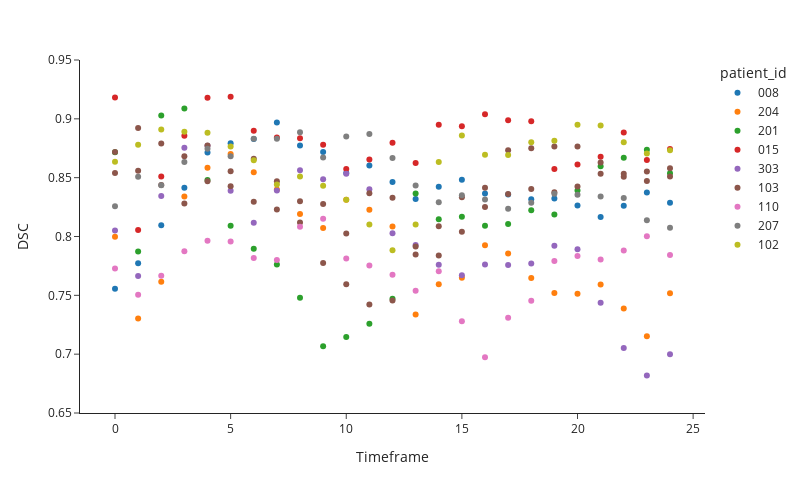

The notebook cell this image was saved under:
### Code cell
fig = px.scatter(df, x='timeframe', y='dice', color='patient_id')
fig.update_xaxes(title_text='Timeframe')
fig.update_yaxes(title_text='DSC', range=[0.65, .95])
fig.update_layout(height=800 / 1.62, width=800)
fig.show()

### Figure 1 — Plotly figure (JSON) as saved in the notebook; plotly's stock layout.template omitted (floating-point values rounded to 4 significant figures)
{"data": [{"hovertemplate": "patient_id=008<br>timeframe=%{x}<br>dice=%{y}<extra></extra>", "legendgroup": "008", "marker": {"color": "#1F77B4", "symbol": "circle"}, "mode": "markers", "name": "008", "orientation": "v", "showlegend": true, "type": "scatter", "x": [0, 1, 2, 3, 4, 5, 6, 7, 8, 9, 10, 11, 12, 13, 14, 15, 16, 17, 18, 19, 20, 21, 22, 23, 24], "xaxis": "x", "y": [0.7556, 0.7773, 0.8096, 0.8414, 0.8714, 0.8793, 0.8828, 0.897, 0.8773, 0.8718, 0.8539, 0.8603, 0.8464, 0.8319, 0.8422, 0.8483, 0.8365, 0.8356, 0.8316, 0.8322, 0.8263, 0.8166, 0.8262, 0.8374, 0.8286], "yaxis": "y"}, {"hovertemplate": "patient_id=204<br>timeframe=%{x}<br>dice=%{y}<extra></extra>", "legendgroup": "204", "marker": {"color": "#FF7F0E", "symbol": "circle"}, "mode": "markers", "name": "204", "orientation": "v", "showlegend": true, "type": "scatter", "x": [0, 1, 2, 3, 4, 5, 6, 7, 8, 9, 10, 11, 12, 13, 14, 15, 16, 17, 18, 19, 20, 21, 22, 23, 24], "xaxis": "x", "y": [0.7998, 0.7304, 0.7616, 0.8341, 0.8584, 0.8701, 0.8546, 0.84, 0.8192, 0.8073, 0.8313, 0.8228, 0.8085, 0.7337, 0.7595, 0.765, 0.7927, 0.7856, 0.7647, 0.7521, 0.7513, 0.7592, 0.7389, 0.7153, 0.7517], "yaxis": "y"}, {"hovertemplate": "patient_id=201<br>timeframe=%{x}<br>dice=%{y}<extra></extra>", "legendgroup": "201", "marker": {"color": "#2CA02C", "symbol": "circle"}, "mode": "markers", "name": "201", "orientation": "v", "showlegend": true, "type": "scatter", "x": [0, 1, 2, 3, 4, 5, 6, 7, 8, 9, 10, 11, 12, 13, 14, 15, 16, 17, 18, 19, 20, 21, 22, 23, 24], "xaxis": "x", "y": [0.8716, 0.7873, 0.9028, 0.9089, 0.8481, 0.8091, 0.7896, 0.7762, 0.748, 0.7068, 0.7146, 0.7259, 0.7472, 0.8366, 0.8147, 0.8169, 0.8092, 0.8107, 0.8222, 0.8186, 0.8391, 0.8597, 0.8668, 0.8736, 0.8538], "yaxis": "y"}, {"hovertemplate": "patient_id=015<br>timeframe=%{x}<br>dice=%{y}<extra></extra>", "legendgroup": "015", "marker": {"color": "#D62728", "symbol": "circle"}, "mode": "markers", "name": "015", "orientation": "v", "showlegend": true, "type": "scatter", "x": [0, 1, 2, 3, 4, 5, 6, 7, 8, 9, 10, 11, 12, 13, 14, 15, 16, 17, 18, 19, 20, 21, 22, 23, 24], "xaxis": "x", "y": [0.9181, 0.8056, 0.851, 0.8856, 0.918, 0.9188, 0.89, 0.8842, 0.8836, 0.878, 0.8573, 0.8655, 0.8797, 0.8624, 0.8949, 0.8938, 0.904, 0.8988, 0.8979, 0.8573, 0.8613, 0.8678, 0.8885, 0.8649, 0.8744], "yaxis": "y"}, {"hovertemplate": "patient_id=303<br>timeframe=%{x}<br>dice=%{y}<extra></extra>", "legendgroup": "303", "marker": {"color": "#9467BD", "symbol": "circle"}, "mode": "markers", "name": "303", "orientation": "v", "showlegend": true, "type": "scatter", "x": [0, 1, 2, 3, 4, 5, 6, 7, 8, 9, 10, 11, 12, 13, 14, 15, 16, 17, 18, 19, 20, 21, 22, 23, 24], "xaxis": "x", "y": [0.8051, 0.7664, 0.8345, 0.8755, 0.8772, 0.8388, 0.8117, 0.8391, 0.8562, 0.8487, 0.8534, 0.8402, 0.8027, 0.7927, 0.776, 0.7671, 0.7763, 0.7759, 0.777, 0.7922, 0.7892, 0.7436, 0.7052, 0.6818, 0.7], "yaxis": "y"}, {"hovertemplate": "patient_id=103<br>timeframe=%{x}<br>dice=%{y}<extra></extra>", "legendgroup": "103", "marker": {"color": "#8C564B", "symbol": "circle"}, "mode": "markers", "name": "103", "orientation": "v", "showlegend": true, "type": "scatter", "x": [0, 1, 2, 3, 4, 5, 6, 7, 8, 9, 10, 11, 12, 13, 14, 15, 16, 17, 18, 19, 20, 21, 22, 23, 24, 0, 1, 2, 3, 4, 5, 6, 7, 8, 9, 10, 11, 12, 13, 14, 15, 16, 17, 18, 19, 20, 21, 22, 23, 24], "xaxis": "x", "y": [0.854, 0.856, 0.8438, 0.828, 0.847, 0.8427, 0.8294, 0.823, 0.8301, 0.8276, 0.8025, 0.8369, 0.833, 0.7914, 0.7838, 0.804, 0.8251, 0.8361, 0.8404, 0.8377, 0.8426, 0.8533, 0.8532, 0.8472, 0.851, 0.8718, 0.8921, 0.8789, 0.8683, 0.8773, 0.8555, 0.8662, 0.847, 0.8119, 0.7774, 0.7594, 0.7423, 0.7455, 0.7848, 0.8087, 0.8333, 0.8414, 0.8734, 0.8751, 0.8765, 0.8764, 0.8629, 0.8508, 0.8552, 0.858], "yaxis": "y"}, {"hovertemplate": "patient_id=110<br>timeframe=%{x}<br>dice=%{y}<extra></extra>", "legendgroup": "110", "marker": {"color": "#E377C2", "symbol": "circle"}, "mode": "markers", "name": "110", "orientation": "v", "showlegend": true, "type": "scatter", "x": [0, 1, 2, 3, 4, 5, 6, 7, 8, 9, 10, 11, 12, 13, 14, 15, 16, 17, 18, 19, 20, 21, 22, 23, 24], "xaxis": "x", "y": [0.7729, 0.7505, 0.7667, 0.7875, 0.7964, 0.7958, 0.7818, 0.78, 0.8082, 0.8151, 0.7814, 0.7754, 0.7674, 0.7538, 0.7705, 0.7279, 0.6974, 0.7309, 0.7454, 0.7791, 0.7835, 0.7806, 0.788, 0.8002, 0.7843], "yaxis": "y"}, {"hovertemplate": "patient_id=207<br>timeframe=%{x}<br>dice=%{y}<extra></extra>", "legendgroup": "207", "marker": {"color": "#7F7F7F", "symbol": "circle"}, "mode": "markers", "name": "207", "orientation": "v", "showlegend": true, "type": "scatter", "x": [0, 1, 2, 3, 4, 5, 6, 7, 8, 9, 10, 11, 12, 13, 14, 15, 16, 17, 18, 19, 20, 21, 22, 23, 24], "xaxis": "x", "y": [0.8256, 0.8507, 0.8435, 0.8633, 0.8746, 0.8682, 0.8831, 0.883, 0.8885, 0.8672, 0.8849, 0.8871, 0.8667, 0.8433, 0.8292, 0.835, 0.8315, 0.8236, 0.8287, 0.8364, 0.8354, 0.8339, 0.8328, 0.8138, 0.8074], "yaxis": "y"}, {"hovertemplate": "patient_id=102<br>timeframe=%{x}<br>dice=%{y}<extra></extra>", "legendgroup": "102", "marker": {"color": "#BCBD22", "symbol": "circle"}, "mode": "markers", "name": "102", "orientation": "v", "showlegend": true, "type": "scatter", "x": [0, 1, 2, 3, 4, 5, 6, 7, 8, 9, 10, 11, 12, 13, 14, 15, 16, 17, 18, 19, 20, 21, 22, 23, 24], "xaxis": "x", "y": [0.8634, 0.878, 0.8909, 0.889, 0.8881, 0.8766, 0.8648, 0.8441, 0.8509, 0.8431, 0.8312, 0.8103, 0.7883, 0.8102, 0.8633, 0.8858, 0.8694, 0.8693, 0.8801, 0.8813, 0.8949, 0.8943, 0.88, 0.8704, 0.8732], "yaxis": "y"}], "layout": {"height": 493.8, "legend": {"title": {"text": "patient_id"}, "tracegroupgap": 0}, "margin": {"t": 60}, "width": 800, "xaxis": {"anchor": "y", "domain": [0, 1], "title": {"text": "Timeframe"}}, "yaxis": {"anchor": "x", "domain": [0, 1], "range": [0.65, 0.95], "title": {"text": "DSC"}}}}
